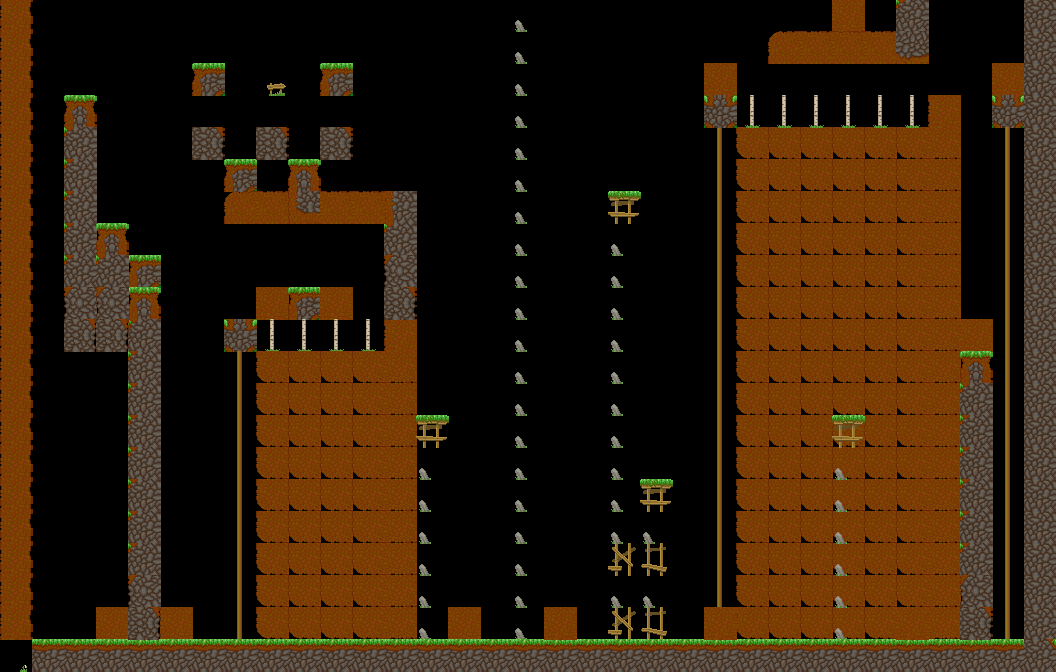

A 2D game scene composited from a Tiled map and its tileset images. What follows is a short description and the map's XML, with each tile layer's data collapsed to a summary:
An orthogonal 33x21 tile map with 32x32 px tiles, 6 tile layers (background, main, foreground, hidden, ...), 4 tilesets and 118 objects (48x spike, 27x veggie, 7x door, 6x piggie, 4x key, ...).

<map version="1.0" orientation="orthogonal" width="33" height="21" tilewidth="32" tileheight="32">
 <properties>
  <property name="hints" value="right_keys" />
  <property name="time_to_beat" value="16.2" />
 </properties>
 <tileset firstgid="1" name="grass_level" tilewidth="33" tileheight="33" spacing="1" margin="1">
  <image source="../../sprites/tilesets/34tile.png" width="544" height="306" />
 </tileset>
 <tileset firstgid="145" name="treetops_big_96" tilewidth="96" tileheight="64">
  <image source="../../sprites/objects/scenery/treetops_big_96.png" width="192" height="64" />
 </tileset>
 <tileset firstgid="147" name="object_tilemap_16" tilewidth="16" tileheight="16">
  <image source="../../sprites/tilesets/object_tilemap_16.png" width="64" height="48" />
 </tileset>
 <tileset firstgid="159" name="object_tilemap_32" tilewidth="32" tileheight="32">
  <image source="../../sprites/tilesets/object_tilemap_32.png" width="160" height="160" />
  <tile id="0">
   <properties>
    <property name="item_no" value="5" />
    <property name="type" value="costume_head" />
   </properties>
  </tile>
  <tile id="1">
   <properties>
    <property name="spawn" value="spawn" />
   </properties>
  </tile>
  <tile id="2">
   <properties>
    <property name="goal" value="goal" />
   </properties>
  </tile>
  <tile id="3">
   <properties>
    <property name="name" value="pig" />
   </properties>
  </tile>
  <tile id="4">
   <properties>
    <property name="direction" value="left" />
    <property name="name" value="walking_enemy" />
   </properties>
  </tile>
 </tileset>
 <layer name="background" width="33" height="21">
  <properties>
   <property name="background" value="background" />
  </properties>
  <data>[693 cells, 148 non-empty, 7 distinct tile ids]</data>
 </layer>
 <layer name="main" width="33" height="21">
  <data>[693 cells, 257 non-empty, 24 distinct tile ids]</data>
 </layer>
 <layer name="foreground" width="33" height="21">
  <properties>
   <property name="foreground" value="foreground" />
  </properties>
  <data>[693 cells, 39 non-empty, 11 distinct tile ids]</data>
 </layer>
 <layer name="hidden" width="33" height="21">
  <data>[693 cells, 0 non-empty, 0 distinct tile ids]</data>
 </layer>
 <layer name="hints" width="33" height="21">
  <properties>
   <property name="sabo" value="To get to the chest you:must find all the right:keys" />
  </properties>
  <data>[693 cells, 0 non-empty, 0 distinct tile ids]</data>
 </layer>
 <objectgroup color="#e70000" name="hard-blocks">
  <object x="0" y="0" width="32" height="672" />
  <object x="32" y="640" width="1024" height="32" />
  <object x="1024" y="0" width="32" height="640" />
  <object x="768" y="32" width="160" height="32" />
  <object x="960" y="352" width="32" height="256" />
  <object x="128" y="288" width="32" height="320" />
  <object x="896" y="-32" width="32" height="64" />
  <object x="224" y="192" width="192" height="32" />
  <object x="64" y="96" width="32" height="224" />
  <object x="96" y="224" width="32" height="96" />
  <object x="288" y="160" width="32" height="32" />
  <object x="320" y="96" width="40" height="32" />
  <object x="256" y="96" width="32" height="32" />
  <object x="192" y="96" width="32" height="32" />
  <object x="384" y="224" width="32" height="56" />
  <object x="640" y="480" width="32" height="8" />
 </objectgroup>
 <objectgroup color="#0055ff" name="soft-blocks">
  <object x="704" y="96" width="248" height="32" />
  <object x="608" y="192" width="32" height="32" />
  <object x="416" y="416" width="32" height="32" />
  <object x="1000" y="96" width="24" height="32" />
  <object x="832" y="416" width="32" height="32" />
  <object x="224" y="320" width="192" height="32" />
  <object x="640" y="480" width="32" height="32" />
 </objectgroup>
 <objectgroup name="treetop_big" />
 <layer name="Tile Layer 6" width="33" height="21">
  <data>[693 cells, 0 non-empty, 0 distinct tile ids]</data>
 </layer>
 <objectgroup name="objects-16px">
  <object name="key" gid="151" x="40" y="536">
   <properties>
    <property name="color" value="yellow" />
   </properties>
  </object>
  <object name="key" gid="153" x="872" y="24">
   <properties>
    <property name="color" value="red" />
   </properties>
  </object>
  <object name="key" gid="152" x="872" y="88">
   <properties>
    <property name="color" value="blue" />
   </properties>
  </object>
  <object name="key" gid="153" x="1000" y="536">
   <properties>
    <property name="color" value="red" />
   </properties>
  </object>
  <object name="spike" gid="154" x="96" y="112" />
  <object name="spike" gid="154" x="112" y="128" />
  <object name="spike" gid="154" x="112" y="104" />
  <object name="spike" gid="154" x="128" y="88" />
  <object name="spike" gid="154" x="144" y="96" />
  <object name="spike" gid="154" x="136" y="112" />
  <object name="spike" gid="154" x="128" y="120" />
  <object name="spike" gid="154" x="112" y="120" />
  <object name="spike" gid="154" x="104" y="136" />
  <object name="spike" gid="154" x="104" y="152" />
  <object name="spike" gid="154" x="168" y="128" />
  <object name="spike" gid="154" x="240" y="128" />
  <object name="spike" gid="154" x="176" y="136" />
  <object name="spike" gid="154" x="176" y="112" />
  <object name="spike" gid="154" x="168" y="96" />
  <object name="spike" gid="154" x="152" y="104" />
  <object name="spike" gid="154" x="144" y="128" />
  <object name="spike" gid="154" x="144" y="144" />
  <object name="spike" gid="154" x="160" y="120" />
  <object name="spike" gid="154" x="160" y="136" />
  <object name="spike" gid="154" x="128" y="144" />
  <object name="spike" gid="154" x="112" y="144" />
  <object name="spike" gid="154" x="128" y="136" />
  <object name="spike" gid="154" x="208" y="136" />
  <object name="spike" gid="154" x="176" y="128" />
  <object name="spike" gid="154" x="240" y="136" />
  <object name="spike" gid="154" x="232" y="112" />
  <object name="spike" gid="154" x="224" y="128" />
  <object name="spike" gid="154" x="192" y="136" />
  <object name="spike" gid="154" x="96" y="120" />
  <object name="spike" gid="154" x="144" y="112" />
  <object name="spike" gid="154" x="304" y="128" />
  <object name="spike" gid="154" x="296" y="112" />
  <object name="spike" gid="154" x="288" y="120" />
  <object name="spike" gid="154" x="288" y="128" />
  <object name="spike" gid="154" x="320" y="120" />
  <object name="spike" gid="154" x="272" y="128" />
  <object name="spike" gid="154" x="336" y="128" />
  <object name="spike" gid="154" x="320" y="136" />
  <object name="spike" gid="154" x="248" y="120" />
  <object name="spike" gid="154" x="216" y="120" />
  <object name="spike" gid="154" x="192" y="144" />
  <object name="spike" gid="154" x="256" y="136" />
  <object name="spike" gid="154" x="216" y="144" />
  <object name="spike" gid="154" x="344" y="128" />
  <object name="spike" gid="154" x="336" y="144" />
  <object name="spike" gid="154" x="352" y="144" />
  <object name="spike" gid="154" x="360" y="128" />
  <object name="veggie" gid="150" x="104" y="216" />
  <object name="veggie" gid="150" x="136" y="280" />
  <object name="veggie" gid="150" x="232" y="312" />
  <object name="veggie" gid="150" x="264" y="312" />
  <object name="veggie" gid="150" x="296" y="312" />
  <object name="veggie" gid="150" x="328" y="312" />
  <object name="veggie" gid="150" x="360" y="312" />
  <object name="veggie" gid="150" x="424" y="376" />
  <object name="veggie" gid="150" x="616" y="152" />
  <object name="veggie" gid="150" x="232" y="600" />
  <object name="veggie" gid="150" x="328" y="632" />
  <object name="veggie" gid="150" x="424" y="632" />
  <object name="veggie" gid="150" x="488" y="632" />
  <object name="veggie" gid="150" x="520" y="632" />
  </objectgroup>
 <objectgroup name="objects-32px">
  <!-- 16 objects omitted --></objectgroup>
</map>
<!-- 29 of 118 objects omitted -->
